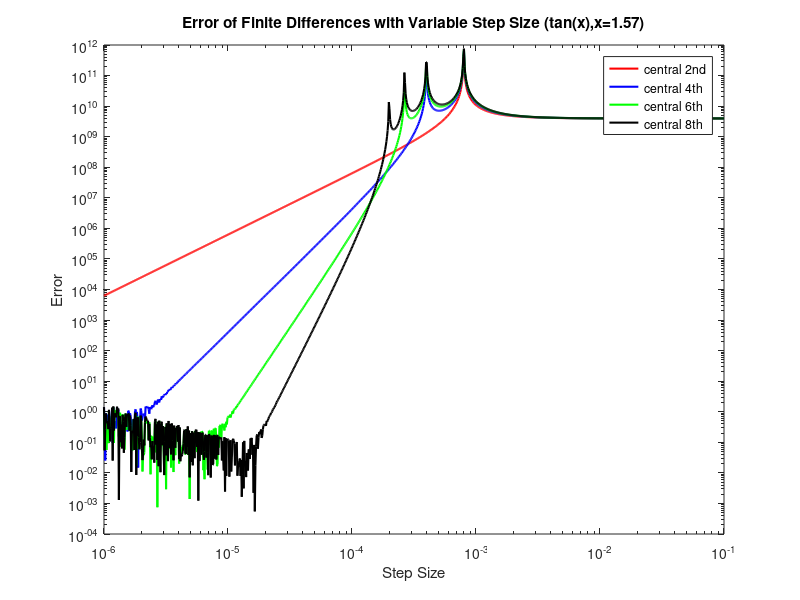

MATLAB code to generate this figure:
%
%% MECH 505 - Project 1
%% Sichao Zhang
%
%% function definition

func = @(x) tan(x);
xval = 1.57;
fact = 2*(1+tan(xval)^2)*tan(xval);

% func = @(x) 1./(x.^2);
% xval = 0.001;
% fact = 6*xval^(-4);

% func = @(x) 1e2*x.^3;
% xval = 10;
% fact = 6*1e2*xval;

% func = @(x) 3*sin(2*x)+1e6;
% xval = 1;
% fact = -12*sin(2*xval);

% func = @(x) x.^2;
% xval = 0;
% fact = 2;

h = logspace(-6,-1,1000);

%
%% central 2nd

est = (func(xval-h) - 2*func(xval) + func(xval+h))./(h.^2);
error = abs(fact - est);
loglog(h,error,'r','linewidth',1.5);
hold on;

%
%% central 4th

est = ((-1/12)*func(xval-2*h) + (4/3)*func(xval-h) + (-5/2)*func(xval) + (4/3)*func(xval+h) + (-1/12)*func(xval+2*h)) ./ (h.^2);
error = abs(fact - est);
loglog(h,error,'b','linewidth',1.5);
hold on;

%
%% central 6th

est = ((1/90)*func(xval-3*h) + (-3/20)*func(xval-2*h) + (3/2)*func(xval-h) + (-49/18)*func(xval) + (3/2)*func(xval+h) + (-3/20)*func(xval+2*h) + (1/90)*func(xval+3*h)) ./ (h.^2);
error = abs(fact - est);
loglog(h,error,'g','linewidth',1.5);
hold on;

%
%% central 8th

est = ((-1/560)*func(xval-4*h) + (8/315)*func(xval-3*h) + (-1/5)*func(xval-2*h) + (8/5)*func(xval-h) + (-205/72)*func(xval) + (8/5)*func(xval+h) + (-1/5)*func(xval+2*h) + (8/315)*func(xval+3*h) + (-1/560)*func(xval+4*h)) ./ (h.^2);
error = abs(fact - est);
loglog(h,error,'k','linewidth',1.5);
hold on;

%
%%

legend('central 2nd','central 4th','central 6th','central 8th');
xlabel('Step Size');
ylabel('Error');
title('Error of Finite Differences with Variable Step Size (tan(x),x=1.57)');

%



